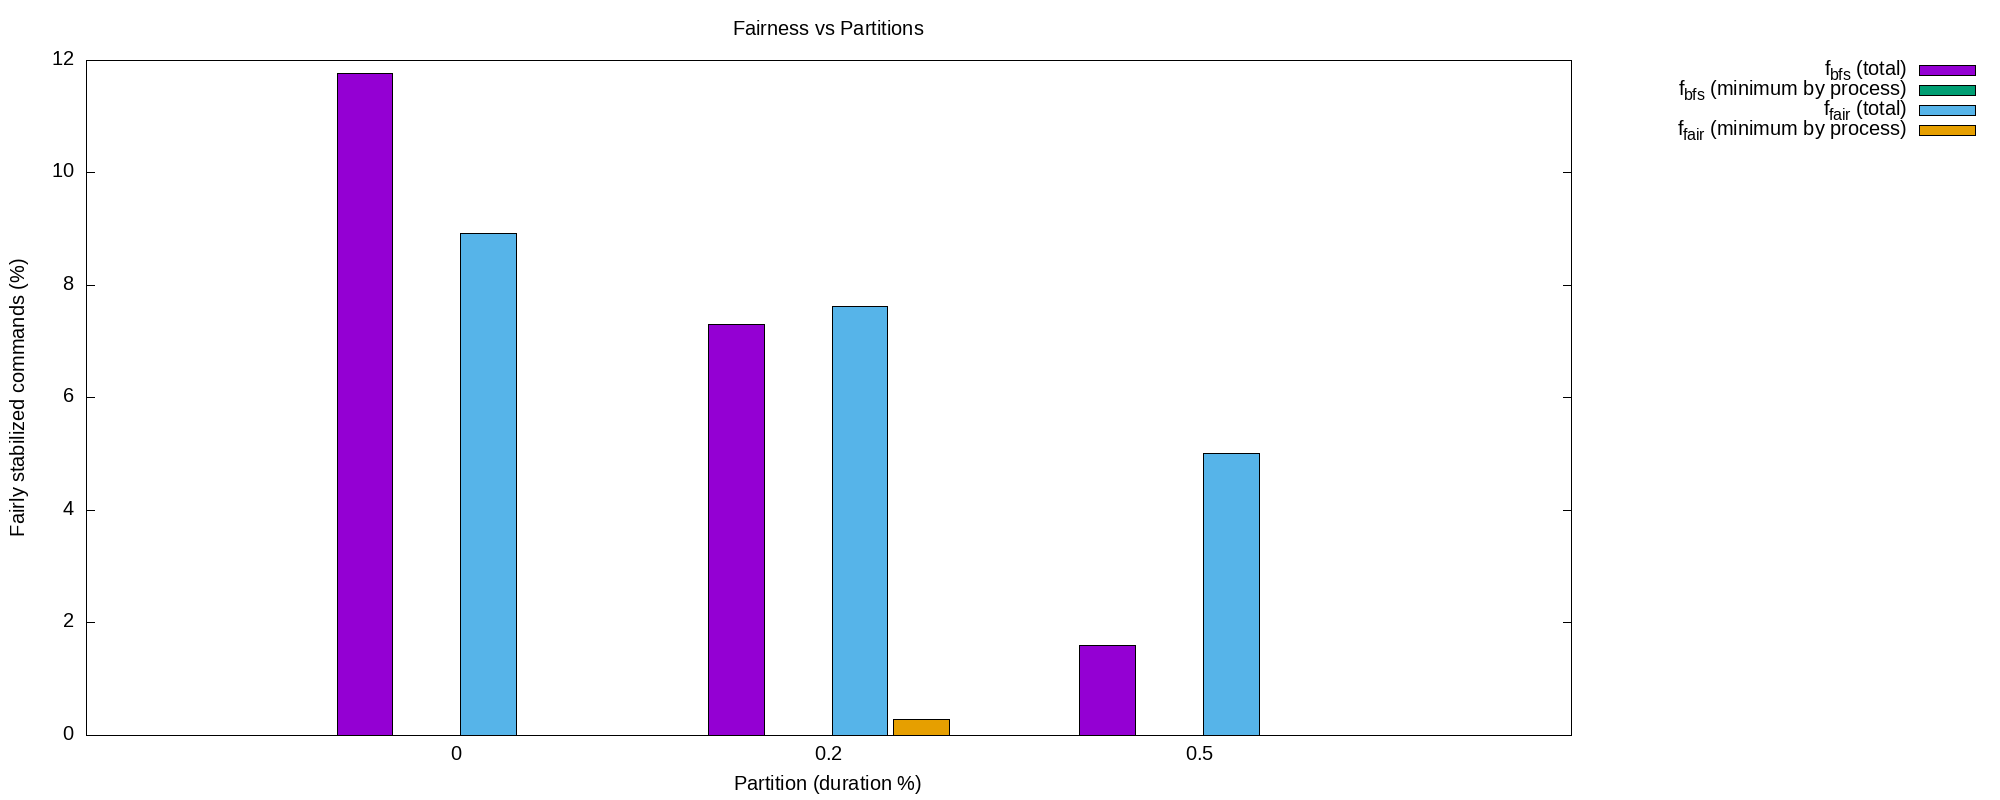

Here is the gnuplot script that generated this plot:
set terminal png size 2000,800 font ',15'
set key outside
set output 'fairness_vs_partitions.png'
#set auto x
set auto y
set yrange [0:0<*]
set xlabel 'Partition (duration %)'
set ylabel 'Fairly stabilized commands (%)'
#unset key
#set key title ''
set style data histograms
set style histogram clustered
set style fill solid 1.0 border lt -1
set boxwidth 0.9
set xtic scale 0
set title 'Fairness vs Partitions'

plot 'fairness_vs_partitions.dat' using 2:xtic(1) title 'f_{bfs} (total)', '' using 3:xtic(1) title 'f_{bfs} (minimum by process)', 'fairness_vs_partitions.dat' using 4:xtic(1) title 'f_{fair} (total)', '' using 5:xtic(1) title 'f_{fair} (minimum by process)'
